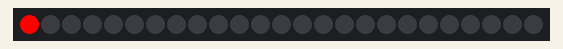
Recording of a sketch running on a simulated ATtiny85, built with avr-gcc and run on an emulated ATtiny85. Parts: 25 RGB LEDs in strip order, left to right. What the sketch prints to the serial monitor is not drawn.

Above: at 0.16 s.
At 5.19 s:
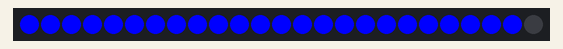
At 10.53 s:
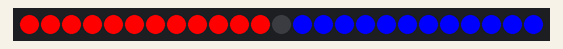
At 19.97 s:
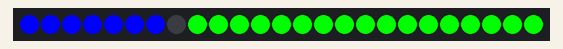
At 31.61 s:
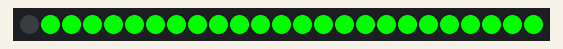
At 39.78 s:
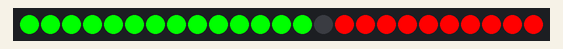

The sketch:

strandtest.ino
```cpp
// Simple strand test for Adafruit Dot Star RGB LED strip.
// This is a basic diagnostic tool, NOT a graphics demo...helps confirm
// correct wiring and tests each pixel's ability to display red, green
// and blue and to forward data down the line.  By limiting the number
// and color of LEDs, it's reasonably safe to power a couple meters off
// the Arduino's 5V pin.  DON'T try that with other code!

#include <Adafruit_DotStar.h>
// Because conditional #includes don't work w/Arduino sketches...
#include <SPI.h>         // COMMENT OUT THIS LINE FOR GEMMA OR TRINKET
//#include <avr/power.h> // ENABLE THIS LINE FOR GEMMA OR TRINKET

#define NUMPIXELS 25 // Number of LEDs in strip

// Here's how to control the LEDs from any two pins:
#define DATAPIN    5
#define CLOCKPIN   15
Adafruit_DotStar strip(NUMPIXELS, DATAPIN, CLOCKPIN, DOTSTAR_BRG);
// The last parameter is optional -- this is the color data order of the
// DotStar strip, which has changed over time in different production runs.
// Your code just uses R,G,B colors, the library then reassigns as needed.
// Default is DOTSTAR_BRG, so change this if you have an earlier strip.

// Hardware SPI is a little faster, but must be wired to specific pins
// (Arduino Uno = pin 11 for data, 13 for clock, other boards are different).
//Adafruit_DotStar strip(NUMPIXELS, DOTSTAR_BRG);

void setup() {

#if defined(__AVR_ATtiny85__) && (F_CPU == 16000000L)
  clock_prescale_set(clock_div_1); // Enable 16 MHz on Trinket
#endif

Serial.begin(115200);
  while (!Serial);

  strip.begin(); // Initialize pins for output
  strip.show();  // Turn all LEDs off ASAP
}

// Runs 10 LEDs at a time along strip, cycling through red, green and blue.
// This requires about 200 mA for all the 'on' pixels + 1 mA per 'off' pixel.

int      head  = 0, tail = -(NUMPIXELS - 1); // Index of first 'on' and 'off' pixels
uint32_t color = 0xff0000;      // 'On' color (starts red)

void loop() {

  strip.setPixelColor(head, color); // 'On' pixel at head
  strip.setPixelColor(tail, 0);     // 'Off' pixel at tail
  strip.show();                     // Refresh strip
  delay(20);                        // Pause 20 milliseconds (~50 FPS)

  if(++head >= NUMPIXELS) {         // Increment head index.  Off end of strip?
    head = 0;                       //  Yes, reset head index to start
    if((color >>= 8) == 0)          //  Next color (R->G->B) ... past blue now?
      color = 0xff0000;             //   Yes, reset to red
  }
  if(++tail >= NUMPIXELS) tail = 0; // Increment, reset tail index
  Serial.println("loop");
}
```
